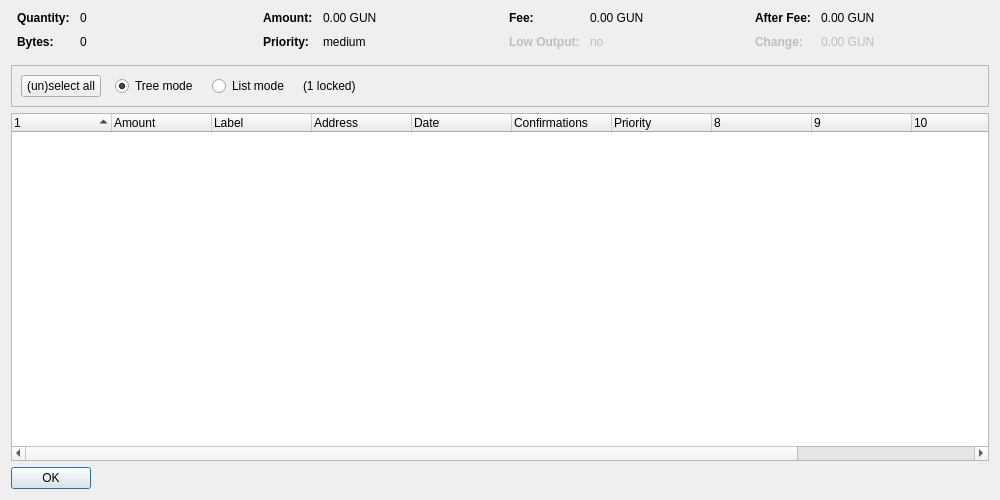
<?xml version="1.0" encoding="UTF-8"?>
<ui version="4.0">
 <class>CoinControlDialog</class>
 <widget class="QDialog" name="CoinControlDialog">
  <property name="geometry">
   <rect>
    <x>0</x>
    <y>0</y>
    <width>1000</width>
    <height>500</height>
   </rect>
  </property>
  <property name="windowTitle">
   <string>Coin Control Address Selection</string>
  </property>
  <layout class="QVBoxLayout" name="verticalLayout">
   <item>
    <layout class="QHBoxLayout" name="horizontalLayoutTop" stretch="0,0,0,0">
     <property name="topMargin">
      <number>0</number>
     </property>
     <property name="bottomMargin">
      <number>10</number>
     </property>
     <item>
      <layout class="QFormLayout" name="formLayoutCoinControl1">
       <property name="horizontalSpacing">
        <number>10</number>
       </property>
       <property name="verticalSpacing">
        <number>10</number>
       </property>
       <property name="leftMargin">
        <number>6</number>
       </property>
       <property name="rightMargin">
        <number>6</number>
       </property>
       <item row="0" column="0">
        <widget class="QLabel" name="labelCoinControlQuantityText">
         <property name="font">
          <font>
           <weight>75</weight>
           <bold>true</bold>
          </font>
         </property>
         <property name="text">
          <string>Quantity:</string>
         </property>
        </widget>
       </item>
       <item row="0" column="1">
        <widget class="QLabel" name="labelCoinControlQuantity">
         <property name="cursor">
          <cursorShape>IBeamCursor</cursorShape>
         </property>
         <property name="contextMenuPolicy">
          <enum>Qt::ActionsContextMenu</enum>
         </property>
         <property name="text">
          <string notr="true">0</string>
         </property>
         <property name="textInteractionFlags">
          <set>Qt::LinksAccessibleByMouse|Qt::TextSelectableByKeyboard|Qt::TextSelectableByMouse</set>
         </property>
        </widget>
       </item>
       <item row="1" column="0">
        <widget class="QLabel" name="labelCoinControlBytesText">
         <property name="font">
          <font>
           <weight>75</weight>
           <bold>true</bold>
          </font>
         </property>
         <property name="text">
          <string>Bytes:</string>
         </property>
        </widget>
       </item>
       <item row="1" column="1">
        <widget class="QLabel" name="labelCoinControlBytes">
         <property name="cursor">
          <cursorShape>IBeamCursor</cursorShape>
         </property>
         <property name="contextMenuPolicy">
          <enum>Qt::ActionsContextMenu</enum>
         </property>
         <property name="text">
          <string notr="true">0</string>
         </property>
         <property name="textInteractionFlags">
          <set>Qt::LinksAccessibleByMouse|Qt::TextSelectableByKeyboard|Qt::TextSelectableByMouse</set>
         </property>
        </widget>
       </item>
      </layout>
     </item>
     <item>
      <layout class="QFormLayout" name="formLayoutCoinControl2">
       <property name="horizontalSpacing">
        <number>10</number>
       </property>
       <property name="verticalSpacing">
        <number>10</number>
       </property>
       <property name="leftMargin">
        <number>6</number>
       </property>
       <property name="rightMargin">
        <number>6</number>
       </property>
       <item row="0" column="0">
        <widget class="QLabel" name="labelCoinControlAmountText">
         <property name="font">
          <font>
           <weight>75</weight>
           <bold>true</bold>
          </font>
         </property>
         <property name="text">
          <string>Amount:</string>
         </property>
        </widget>
       </item>
       <item row="0" column="1">
        <widget class="QLabel" name="labelCoinControlAmount">
         <property name="cursor">
          <cursorShape>IBeamCursor</cursorShape>
         </property>
         <property name="contextMenuPolicy">
          <enum>Qt::ActionsContextMenu</enum>
         </property>
         <property name="text">
          <string notr="true">0.00 GUN</string>
         </property>
         <property name="textInteractionFlags">
          <set>Qt::LinksAccessibleByMouse|Qt::TextSelectableByKeyboard|Qt::TextSelectableByMouse</set>
         </property>
        </widget>
       </item>
       <item row="1" column="0">
        <widget class="QLabel" name="labelCoinControlPriorityText">
         <property name="font">
          <font>
           <weight>75</weight>
           <bold>true</bold>
          </font>
         </property>
         <property name="text">
          <string>Priority:</string>
         </property>
        </widget>
       </item>
       <item row="1" column="1">
        <widget class="QLabel" name="labelCoinControlPriority">
         <property name="cursor">
          <cursorShape>IBeamCursor</cursorShape>
         </property>
         <property name="contextMenuPolicy">
          <enum>Qt::ActionsContextMenu</enum>
         </property>
         <property name="text">
          <string notr="true">medium</string>
         </property>
         <property name="textInteractionFlags">
          <set>Qt::LinksAccessibleByMouse|Qt::TextSelectableByKeyboard|Qt::TextSelectableByMouse</set>
         </property>
        </widget>
       </item>
      </layout>
     </item>
     <item>
      <layout class="QFormLayout" name="formLayoutCoinControl3">
       <property name="horizontalSpacing">
        <number>10</number>
       </property>
       <property name="verticalSpacing">
        <number>10</number>
       </property>
       <property name="leftMargin">
        <number>6</number>
       </property>
       <property name="rightMargin">
        <number>6</number>
       </property>
       <item row="0" column="0">
        <widget class="QLabel" name="labelCoinControlFeeText">
         <property name="font">
          <font>
           <weight>75</weight>
           <bold>true</bold>
          </font>
         </property>
         <property name="text">
          <string>Fee:</string>
         </property>
        </widget>
       </item>
       <item row="0" column="1">
        <widget class="QLabel" name="labelCoinControlFee">
         <property name="cursor">
          <cursorShape>IBeamCursor</cursorShape>
         </property>
         <property name="contextMenuPolicy">
          <enum>Qt::ActionsContextMenu</enum>
         </property>
         <property name="text">
          <string notr="true">0.00 GUN</string>
         </property>
         <property name="textInteractionFlags">
          <set>Qt::LinksAccessibleByMouse|Qt::TextSelectableByKeyboard|Qt::TextSelectableByMouse</set>
         </property>
        </widget>
       </item>
       <item row="1" column="0">
        <widget class="QLabel" name="labelCoinControlLowOutputText">
         <property name="enabled">
          <bool>false</bool>
         </property>
         <property name="font">
          <font>
           <weight>75</weight>
           <bold>true</bold>
          </font>
         </property>
         <property name="text">
          <string>Low Output:</string>
         </property>
        </widget>
       </item>
       <item row="1" column="1">
        <widget class="QLabel" name="labelCoinControlLowOutput">
         <property name="enabled">
          <bool>false</bool>
         </property>
         <property name="cursor">
          <cursorShape>IBeamCursor</cursorShape>
         </property>
         <property name="contextMenuPolicy">
          <enum>Qt::ActionsContextMenu</enum>
         </property>
         <property name="text">
          <string notr="true">no</string>
         </property>
         <property name="textInteractionFlags">
          <set>Qt::LinksAccessibleByMouse|Qt::TextSelectableByKeyboard|Qt::TextSelectableByMouse</set>
         </property>
        </widget>
       </item>
      </layout>
     </item>
     <item>
      <layout class="QFormLayout" name="formLayoutCoinControl4">
       <property name="horizontalSpacing">
        <number>10</number>
       </property>
       <property name="verticalSpacing">
        <number>10</number>
       </property>
       <property name="leftMargin">
        <number>6</number>
       </property>
       <property name="rightMargin">
        <number>6</number>
       </property>
       <item row="0" column="0">
        <widget class="QLabel" name="labelCoinControlAfterFeeText">
         <property name="font">
          <font>
           <weight>75</weight>
           <bold>true</bold>
          </font>
         </property>
         <property name="text">
          <string>After Fee:</string>
         </property>
        </widget>
       </item>
       <item row="0" column="1">
        <widget class="QLabel" name="labelCoinControlAfterFee">
         <property name="cursor">
          <cursorShape>IBeamCursor</cursorShape>
         </property>
         <property name="contextMenuPolicy">
          <enum>Qt::ActionsContextMenu</enum>
         </property>
         <property name="text">
          <string notr="true">0.00 GUN</string>
         </property>
         <property name="textInteractionFlags">
          <set>Qt::LinksAccessibleByMouse|Qt::TextSelectableByKeyboard|Qt::TextSelectableByMouse</set>
         </property>
        </widget>
       </item>
       <item row="1" column="0">
        <widget class="QLabel" name="labelCoinControlChangeText">
         <property name="enabled">
          <bool>false</bool>
         </property>
         <property name="font">
          <font>
           <weight>75</weight>
           <bold>true</bold>
          </font>
         </property>
         <property name="text">
          <string>Change:</string>
         </property>
        </widget>
       </item>
       <item row="1" column="1">
        <widget class="QLabel" name="labelCoinControlChange">
         <property name="enabled">
          <bool>false</bool>
         </property>
         <property name="cursor">
          <cursorShape>IBeamCursor</cursorShape>
         </property>
         <property name="contextMenuPolicy">
          <enum>Qt::ActionsContextMenu</enum>
         </property>
         <property name="text">
          <string notr="true">0.00 GUN</string>
         </property>
         <property name="textInteractionFlags">
          <set>Qt::LinksAccessibleByMouse|Qt::TextSelectableByKeyboard|Qt::TextSelectableByMouse</set>
         </property>
        </widget>
       </item>
      </layout>
     </item>
    </layout>
   </item>
   <item>
    <widget class="QFrame" name="frame">
     <property name="minimumSize">
      <size>
       <width>0</width>
       <height>40</height>
      </size>
     </property>
     <property name="frameShape">
      <enum>QFrame::StyledPanel</enum>
     </property>
     <property name="frameShadow">
      <enum>QFrame::Sunken</enum>
     </property>
     <layout class="QHBoxLayout" name="horizontalLayout">
      <item>
       <layout class="QHBoxLayout" name="horizontalLayoutPanel" stretch="0,0,0,0,0">
        <property name="spacing">
         <number>14</number>
        </property>
        <item>
         <widget class="QPushButton" name="pushButtonSelectAll">
          <property name="sizePolicy">
           <sizepolicy hsizetype="Maximum" vsizetype="Fixed">
            <horstretch>0</horstretch>
            <verstretch>0</verstretch>
           </sizepolicy>
          </property>
          <property name="text">
           <string>(un)select all</string>
          </property>
         </widget>
        </item>
        <item>
         <widget class="QRadioButton" name="radioTreeMode">
          <property name="sizePolicy">
           <sizepolicy hsizetype="Maximum" vsizetype="Fixed">
            <horstretch>0</horstretch>
            <verstretch>0</verstretch>
           </sizepolicy>
          </property>
          <property name="text">
           <string>Tree mode</string>
          </property>
          <property name="checked">
           <bool>true</bool>
          </property>
         </widget>
        </item>
        <item>
         <widget class="QRadioButton" name="radioListMode">
          <property name="sizePolicy">
           <sizepolicy hsizetype="Maximum" vsizetype="Fixed">
            <horstretch>0</horstretch>
            <verstretch>0</verstretch>
           </sizepolicy>
          </property>
          <property name="text">
           <string>List mode</string>
          </property>
         </widget>
        </item>
        <item>
         <widget class="QLabel" name="labelLocked">
          <property name="text">
           <string notr="true">(1 locked)</string>
          </property>
         </widget>
        </item>
        <item>
         <spacer name="horizontalSpacer">
          <property name="orientation">
           <enum>Qt::Horizontal</enum>
          </property>
          <property name="sizeHint" stdset="0">
           <size>
            <width>40</width>
            <height>20</height>
           </size>
          </property>
         </spacer>
        </item>
       </layout>
      </item>
     </layout>
    </widget>
   </item>
   <item>
    <widget class="CoinControlTreeWidget" name="treeWidget">
     <property name="contextMenuPolicy">
      <enum>Qt::CustomContextMenu</enum>
     </property>
     <property name="sortingEnabled">
      <bool>false</bool>
     </property>
     <property name="columnCount">
      <number>12</number>
     </property>
     <attribute name="headerShowSortIndicator" stdset="0">
      <bool>true</bool>
     </attribute>
     <attribute name="headerStretchLastSection">
      <bool>false</bool>
     </attribute>
     <column>
      <property name="text">
       <string/>
      </property>
     </column>
     <column>
      <property name="text">
       <string>Amount</string>
      </property>
     </column>
     <column>
      <property name="text">
       <string notr="true">Label</string>
      </property>
     </column>
     <column>
      <property name="text">
       <string>Address</string>
      </property>
     </column>
     <column>
      <property name="text">
       <string>Date</string>
      </property>
     </column>
     <column>
      <property name="text">
       <string>Confirmations</string>
      </property>
      <property name="toolTip">
       <string>Confirmed</string>
      </property>
     </column>
     <column>
      <property name="text">
       <string>Priority</string>
      </property>
     </column>
     <column>
      <property name="text">
       <string/>
      </property>
     </column>
     <column>
      <property name="text">
       <string/>
      </property>
     </column>
     <column>
      <property name="text">
       <string/>
      </property>
     </column>
     <column>
      <property name="text">
       <string/>
      </property>
     </column>
     <column>
      <property name="text">
       <string/>
      </property>
     </column>
    </widget>
   </item>
   <item>
    <widget class="QDialogButtonBox" name="buttonBox">
     <property name="sizePolicy">
      <sizepolicy hsizetype="Maximum" vsizetype="Fixed">
       <horstretch>0</horstretch>
       <verstretch>0</verstretch>
      </sizepolicy>
     </property>
     <property name="orientation">
      <enum>Qt::Horizontal</enum>
     </property>
     <property name="standardButtons">
      <set>QDialogButtonBox::Ok</set>
     </property>
    </widget>
   </item>
  </layout>
 </widget>
 <customwidgets>
  <customwidget>
   <class>CoinControlTreeWidget</class>
   <extends>QTreeWidget</extends>
   <header>coincontroltreewidget.h</header>
  </customwidget>
 </customwidgets>
 <resources/>
 <connections/>
</ui>
